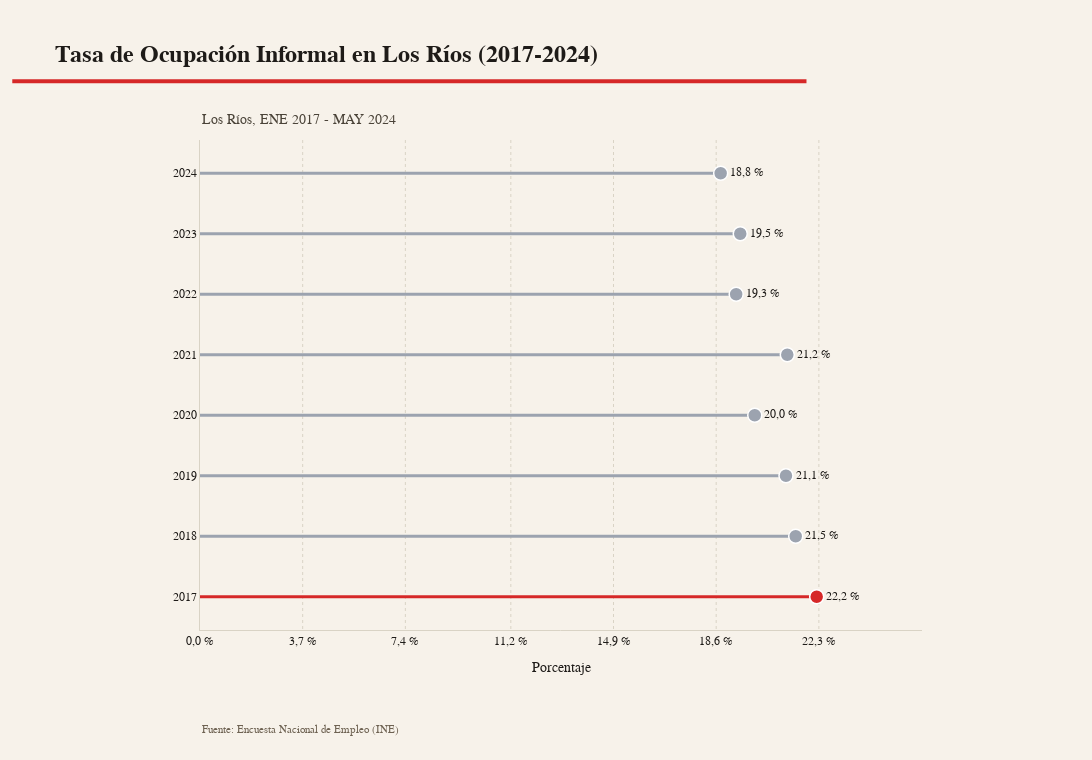

This figure's notebook cell:
### Markdown cell above
### 9.2 📊 Visualización 1: Tasa de Ocupación Informal (%)

**¿Qué mide este indicador?**
- Porcentaje de trabajadores ocupados en empleos informales respecto del total de ocupados
- Refleja la magnitud relativa de la informalidad laboral en la economía
- Indicador clave para evaluar la calidad del empleo

**Interpretación:**
- **Valores en porcentaje**: Expresado como porcentaje del total de ocupados
- **Tendencia temporal**: Permite observar evoluciones de la formalización laboral
- **Impacto COVID-19**: Marca la línea temporal del primer trimestre 2020
- **Línea de promedio**: Referencia histórica para contextualizar períodos específicos

**Color identificativo:** 🔴 Rojo (#dc2626)

### Code cell
# Visualización 1: Tasa de ocupación informal (%)
col = 'tasa_informal_sector'
label = 'Tasa de ocupación informal (%)'
highlight_color = '#d62828'
neutral_color = '#9ca3af'

if col not in serie_base.columns:
    print(f'Omitido {col} (no existe)')
else:
    from unicodedata import normalize
    import math

    df_plot = serie_base[['Trimestre Móvil', 'DTI_CL_SEXO', col]].copy()
    if '_T' in df_plot['DTI_CL_SEXO'].unique():
        df_plot = df_plot[df_plot['DTI_CL_SEXO'] == '_T']

    month_map = {
        'ENE': 1, 'FEB': 2, 'MAR': 3, 'ABR': 4, 'MAY': 5, 'JUN': 6,
        'JUL': 7, 'AGO': 8, 'SEP': 9, 'OCT': 10, 'NOV': 11, 'DIC': 12
    }

    def periodo_to_timestamp(periodo):
        if not isinstance(periodo, str):
            return pd.NaT
        parts = periodo.split(' ', 1)
        if len(parts) != 2:
            return pd.NaT
        year, meses = parts
        primer_mes = meses.split('-')[0].strip()
        clave = normalize('NFKD', primer_mes).encode('ascii', 'ignore').decode('ascii').upper()[:3]
        month = month_map.get(clave)
        if month is None:
            return pd.NaT
        return pd.Timestamp(int(year), month, 1)

    def format_spanish(number: float, decimals: int = 1) -> str:
        formatted = f"{number:,.{decimals}f}"
        return formatted.replace(',', 'X').replace('.', ',').replace('X', '.')

    df_plot['periodo_dt'] = df_plot['Trimestre Móvil'].apply(periodo_to_timestamp)
    df_plot = df_plot.dropna(subset=['periodo_dt'])
    df_plot['year'] = df_plot['periodo_dt'].dt.year
    df_year = (
        df_plot.groupby('year', as_index=False)[col]
               .mean()
               .sort_values('year')
    )
    df_plot = df_plot.drop(columns='periodo_dt')

    if df_year.empty:
        print('Sin datos para generar grafico anual')
    else:
        df_year['value'] = df_year[col]
        df_year['label'] = df_year['value'].apply(lambda v: f"{format_spanish(v)} %")
        highlight_year = df_year.loc[df_year['value'].idxmax(), 'year']
        df_year['color'] = df_year['year'].apply(lambda y: highlight_color if y == highlight_year else neutral_color)

        fig = go.Figure()
        for _, row in df_year.iterrows():
            fig.add_trace(
                go.Scatter(
                    x=[0, row['value']],
                    y=[str(row['year']), str(row['year'])],
                    mode='lines',
                    line=dict(color=row['color'], width=3),
                    hoverinfo='skip',
                    showlegend=False
                )
            )
            fig.add_trace(
                go.Scatter(
                    x=[row['value']],
                    y=[str(row['year'])],
                    mode='markers+text',
                    marker=dict(color=row['color'], size=14, line=dict(color='#ffffff', width=1.5)),
                    text=[row['label']],
                    textposition='middle right',
                    textfont=dict(family='Georgia, serif', color='#1e1b18', size=12),
                    hovertemplate='<b>%{customdata[0]}</b><br>'+label+': %{customdata[1]:.1f}%<extra></extra>',
                    customdata=[[int(row['year']), row['value']]],
                    showlegend=False
                )
            )

        text_color = '#1e1b18'
        background_color = '#f7f2ea'
        grid_color = '#d9d3c5'

        max_value = df_year['value'].max()
        tick_max = math.ceil(max_value * 10) / 10 if max_value > 0 else 1
        tick_step = max(0.2, tick_max / 6)
        tick_values = [round(i * tick_step, 1) for i in range(int(tick_max / tick_step) + 1)]
        if tick_values[-1] < tick_max:
            tick_values.append(round(tick_max, 1))
        tick_values = sorted(set(tick_values))
        tick_text = [f"{format_spanish(val)} %" for val in tick_values]
        x_upper_padding = tick_step if tick_step > 0 else 0.2
        xaxis_range = [0, tick_max + x_upper_padding]

        fig.update_traces(textfont=dict(size=12, family='Georgia, serif'))
        fig.update_layout(
            template='plotly_white',
            font=dict(family='Georgia, serif', color=text_color, size=15),
            title=dict(
                text='<b>Tasa de Ocupación Informal en Los Ríos (2017-2024)</b>',
                font=dict(size=24, color=text_color),
                x=0.05,
                y=0.94
            ),
            xaxis=dict(
                title=dict(text='Porcentaje', font=dict(family='Georgia, serif', color=text_color, size=14)),
                tickfont=dict(family='Georgia, serif', color=text_color, size=12),
                showgrid=True,
                gridcolor=grid_color,
                griddash='dot',
                zeroline=False,
                linecolor=grid_color,
                tickvals=tick_values,
                ticktext=tick_text,
                range=xaxis_range,
                rangemode='tozero'
            ),
            yaxis=dict(
                title='',
                tickfont=dict(family='Georgia, serif', color=text_color, size=12),
                showgrid=False,
                zeroline=False,
                linecolor=grid_color,
                categoryorder='array',
                categoryarray=df_year['year'].astype(str).tolist()
            ),
            plot_bgcolor=background_color,
            paper_bgcolor=background_color,
            hoverlabel=dict(bgcolor='#ffffff', font=dict(family='Georgia, serif', color=text_color)),
            margin=dict(l=200, r=170, t=140, b=130),
            width=1380,
            height=760,
            showlegend=False
        )

        underline_shape = dict(
            type='line',
            x0=-0.26,
            x1=0.84,
            y0=1.12,
            y1=1.12,
            xref='paper',
            yref='paper',
            line=dict(color=highlight_color, width=4)
        )
        existing_shapes = list(fig.layout.shapes) if fig.layout.shapes else []
        fig.update_layout(shapes=[underline_shape, *existing_shapes])

        fig.update_layout(
            annotations=[
                dict(
                    text='Los Ríos, ENE 2017 - MAY 2024',
                    x=0,
                    y=1.06,
                    xref='paper',
                    yref='paper',
                    showarrow=False,
                    font=dict(family='Georgia, serif', size=14, color='#4a4338')
                ),
                dict(
                    text='Fuente: Encuesta Nacional de Empleo (INE)',
                    x=0,
                    y=-0.22,
                    xref='paper',
                    yref='paper',
                    showarrow=False,
                    font=dict(family='Georgia, serif', size=11, color='#6e6252')
                )
            ]
        )

        fig.show()
        print(f'Grafico generado: {label} - {len(df_year)} anos')
        print(f'Anios incluidos: {df_year["year"].astype(str).tolist()}')

### Figure 1 — Plotly figure (JSON) as saved in the notebook; plotly's stock layout.template omitted (floating-point values rounded to 4 significant figures)
{"data": [{"hoverinfo": "skip", "line": {"color": "#d62828", "width": 3}, "mode": "lines", "showlegend": false, "textfont": {"family": "Georgia, serif", "size": 12}, "type": "scatter", "x": [0, 22.22], "y": ["2017", "2017"]}, {"customdata": [[2017, 22.22]], "hovertemplate": "<b>%{customdata[0]}</b><br>Tasa de ocupación informal (%): %{customdata[1]:.1f}%<extra></extra>", "marker": {"color": "#d62828", "line": {"color": "#ffffff", "width": 1.5}, "size": 14}, "mode": "markers+text", "showlegend": false, "text": ["22,2 %"], "textfont": {"color": "#1e1b18", "family": "Georgia, serif", "size": 12}, "textposition": "middle right", "type": "scatter", "x": [22.22], "y": ["2017"]}, {"hoverinfo": "skip", "line": {"color": "#9ca3af", "width": 3}, "mode": "lines", "showlegend": false, "textfont": {"family": "Georgia, serif", "size": 12}, "type": "scatter", "x": [0, 21.47], "y": ["2018", "2018"]}, {"customdata": [[2018, 21.47]], "hovertemplate": "<b>%{customdata[0]}</b><br>Tasa de ocupación informal (%): %{customdata[1]:.1f}%<extra></extra>", "marker": {"color": "#9ca3af", "line": {"color": "#ffffff", "width": 1.5}, "size": 14}, "mode": "markers+text", "showlegend": false, "text": ["21,5 %"], "textfont": {"color": "#1e1b18", "family": "Georgia, serif", "size": 12}, "textposition": "middle right", "type": "scatter", "x": [21.47], "y": ["2018"]}, {"hoverinfo": "skip", "line": {"color": "#9ca3af", "width": 3}, "mode": "lines", "showlegend": false, "textfont": {"family": "Georgia, serif", "size": 12}, "type": "scatter", "x": [0, 21.12], "y": ["2019", "2019"]}, {"customdata": [[2019, 21.12]], "hovertemplate": "<b>%{customdata[0]}</b><br>Tasa de ocupación informal (%): %{customdata[1]:.1f}%<extra></extra>", "marker": {"color": "#9ca3af", "line": {"color": "#ffffff", "width": 1.5}, "size": 14}, "mode": "markers+text", "showlegend": false, "text": ["21,1 %"], "textfont": {"color": "#1e1b18", "family": "Georgia, serif", "size": 12}, "textposition": "middle right", "type": "scatter", "x": [21.12], "y": ["2019"]}, {"hoverinfo": "skip", "line": {"color": "#9ca3af", "width": 3}, "mode": "lines", "showlegend": false, "textfont": {"family": "Georgia, serif", "size": 12}, "type": "scatter", "x": [0, 19.99], "y": ["2020", "2020"]}, {"customdata": [[2020, 19.99]], "hovertemplate": "<b>%{customdata[0]}</b><br>Tasa de ocupación informal (%): %{customdata[1]:.1f}%<extra></extra>", "marker": {"color": "#9ca3af", "line": {"color": "#ffffff", "width": 1.5}, "size": 14}, "mode": "markers+text", "showlegend": false, "text": ["20,0 %"], "textfont": {"color": "#1e1b18", "family": "Georgia, serif", "size": 12}, "textposition": "middle right", "type": "scatter", "x": [19.99], "y": ["2020"]}, {"hoverinfo": "skip", "line": {"color": "#9ca3af", "width": 3}, "mode": "lines", "showlegend": false, "textfont": {"family": "Georgia, serif", "size": 12}, "type": "scatter", "x": [0, 21.16], "y": ["2021", "2021"]}, {"customdata": [[2021, 21.16]], "hovertemplate": "<b>%{customdata[0]}</b><br>Tasa de ocupación informal (%): %{customdata[1]:.1f}%<extra></extra>", "marker": {"color": "#9ca3af", "line": {"color": "#ffffff", "width": 1.5}, "size": 14}, "mode": "markers+text", "showlegend": false, "text": ["21,2 %"], "textfont": {"color": "#1e1b18", "family": "Georgia, serif", "size": 12}, "textposition": "middle right", "type": "scatter", "x": [21.16], "y": ["2021"]}, {"hoverinfo": "skip", "line": {"color": "#9ca3af", "width": 3}, "mode": "lines", "showlegend": false, "textfont": {"family": "Georgia, serif", "size": 12}, "type": "scatter", "x": [0, 19.32], "y": ["2022", "2022"]}, {"customdata": [[2022, 19.32]], "hovertemplate": "<b>%{customdata[0]}</b><br>Tasa de ocupación informal (%): %{customdata[1]:.1f}%<extra></extra>", "marker": {"color": "#9ca3af", "line": {"color": "#ffffff", "width": 1.5}, "size": 14}, "mode": "markers+text", "showlegend": false, "text": ["19,3 %"], "textfont": {"color": "#1e1b18", "family": "Georgia, serif", "size": 12}, "textposition": "middle right", "type": "scatter", "x": [19.32], "y": ["2022"]}, {"hoverinfo": "skip", "line": {"color": "#9ca3af", "width": 3}, "mode": "lines", "showlegend": false, "textfont": {"family": "Georgia, serif", "size": 12}, "type": "scatter", "x": [0, 19.47], "y": ["2023", "2023"]}, {"customdata": [[2023, 19.47]], "hovertemplate": "<b>%{customdata[0]}</b><br>Tasa de ocupación informal (%): %{customdata[1]:.1f}%<extra></extra>", "marker": {"color": "#9ca3af", "line": {"color": "#ffffff", "width": 1.5}, "size": 14}, "mode": "markers+text", "showlegend": false, "text": ["19,5 %"], "textfont": {"color": "#1e1b18", "family": "Georgia, serif", "size": 12}, "textposition": "middle right", "type": "scatter", "x": [19.47], "y": ["2023"]}, {"hoverinfo": "skip", "line": {"color": "#9ca3af", "width": 3}, "mode": "lines", "showlegend": false, "textfont": {"family": "Georgia, serif", "size": 12}, "type": "scatter", "x": [0, 18.76], "y": ["2024", "2024"]}, {"customdata": [[2024, 18.76]], "hovertemplate": "<b>%{customdata[0]}</b><br>Tasa de ocupación informal (%): %{customdata[1]:.1f}%<extra></extra>", "marker": {"color": "#9ca3af", "line": {"color": "#ffffff", "width": 1.5}, "size": 14}, "mode": "markers+text", "showlegend": false, "text": ["18,8 %"], "textfont": {"color": "#1e1b18", "family": "Georgia, serif", "size": 12}, "textposition": "middle right", "type": "scatter", "x": [18.76], "y": ["2024"]}], "layout": {"annotations": [{"font": {"color": "#4a4338", "family": "Georgia, serif", "size": 14}, "showarrow": false, "text": "Los Ríos, ENE 2017 - MAY 2024", "x": 0, "xref": "paper", "y": 1.06, "yref": "paper"}, {"font": {"color": "#6e6252", "family": "Georgia, serif", "size": 11}, "showarrow": false, "text": "Fuente: Encuesta Nacional de Empleo (INE)", "x": 0, "xref": "paper", "y": -0.22, "yref": "paper"}], "font": {"color": "#1e1b18", "family": "Georgia, serif", "size": 15}, "height": 760, "hoverlabel": {"bgcolor": "#ffffff", "font": {"color": "#1e1b18", "family": "Georgia, serif"}}, "margin": {"b": 130, "l": 200, "r": 170, "t": 140}, "paper_bgcolor": "#f7f2ea", "plot_bgcolor": "#f7f2ea", "shapes": [{"line": {"color": "#d62828", "width": 4}, "type": "line", "x0": -0.26, "x1": 0.84, "xref": "paper", "y0": 1.12, "y1": 1.12, "yref": "paper"}], "showlegend": false, "title": {"font": {"color": "#1e1b18", "size": 24}, "text": "<b>Tasa de Ocupación Informal en Los Ríos (2017-2024)</b>", "x": 0.05, "y": 0.94}, "width": 1380, "xaxis": {"gridcolor": "#d9d3c5", "griddash": "dot", "linecolor": "#d9d3c5", "range": [0, 26.02], "rangemode": "tozero", "showgrid": true, "tickfont": {"color": "#1e1b18", "family": "Georgia, serif", "size": 12}, "ticktext": ["0,0 %", "3,7 %", "7,4 %", "11,2 %", "14,9 %", "18,6 %", "22,3 %"], "tickvals": [0, 3.7, 7.4, 11.2, 14.9, 18.6, 22.3], "title": {"font": {"color": "#1e1b18", "family": "Georgia, serif", "size": 14}, "text": "Porcentaje"}, "zeroline": false}, "yaxis": {"categoryarray": ["2017", "2018", "2019", "2020", "2021", "2022", "2023", "2024"], "categoryorder": "array", "linecolor": "#d9d3c5", "showgrid": false, "tickfont": {"color": "#1e1b18", "family": "Georgia, serif", "size": 12}, "title": {"text": ""}, "zeroline": false}}}
